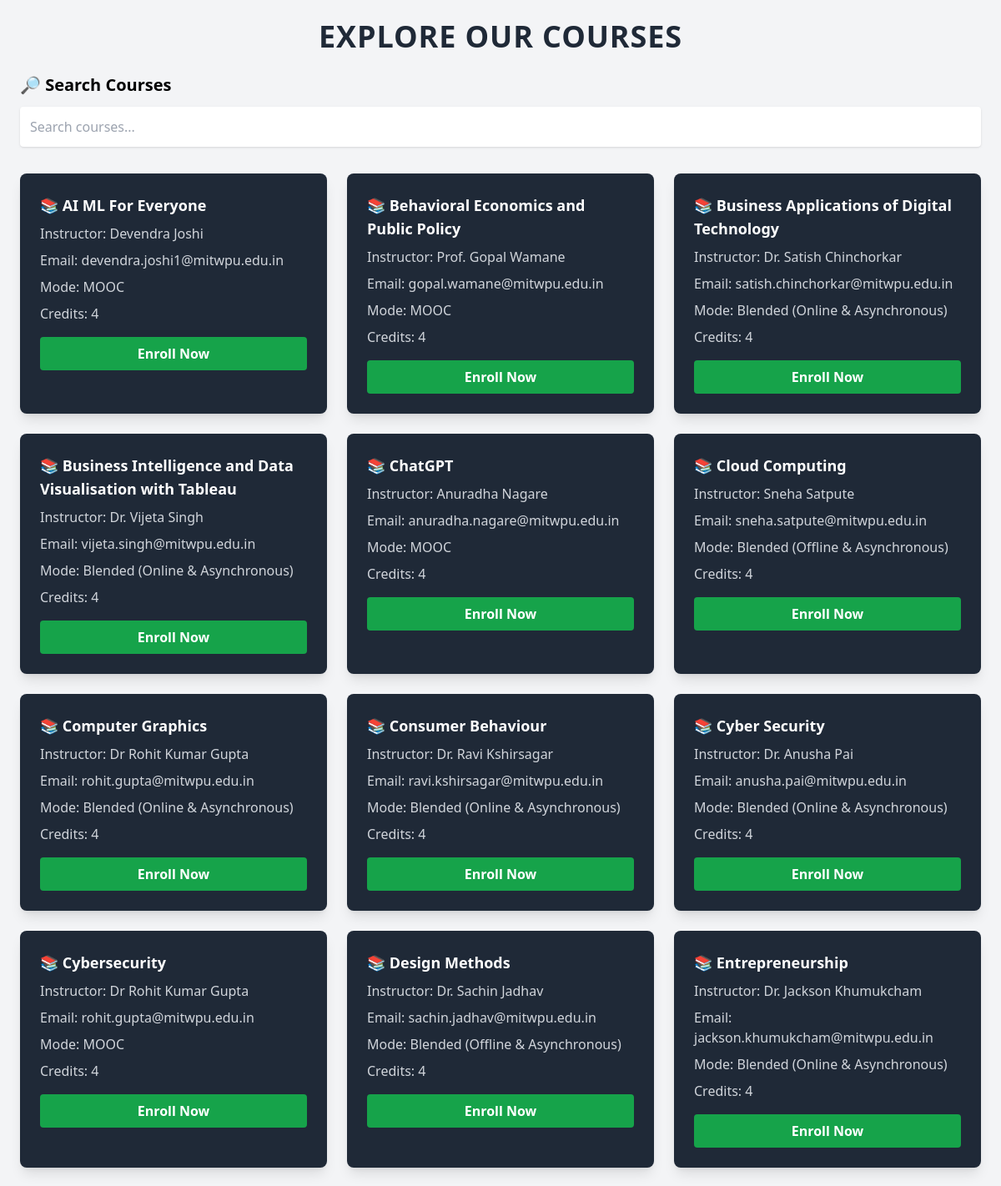
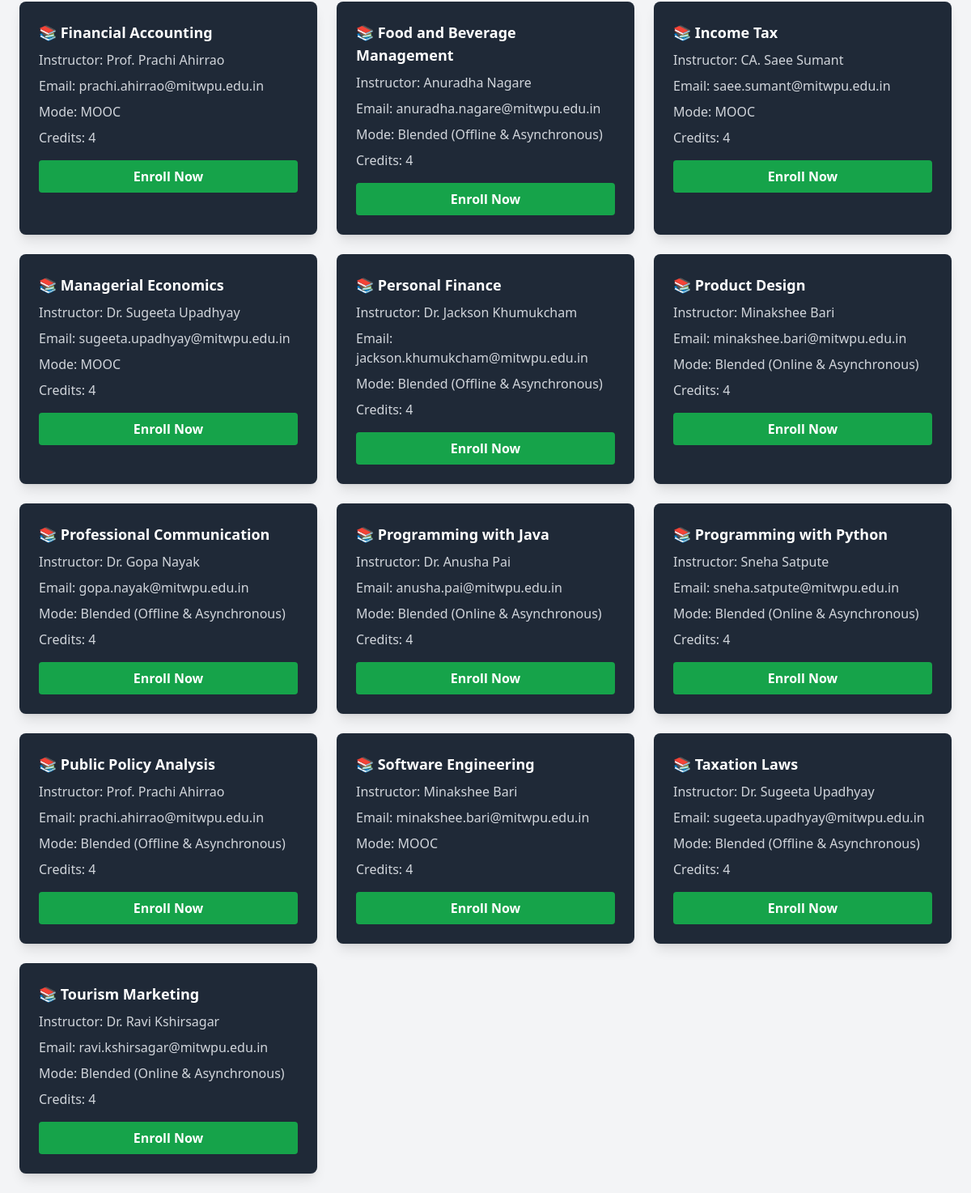
The page /dashboard/courses.php (signed in) on the database its author committed (2 pictures, top to bottom).
### tables this page shows
CREATE TABLE IF NOT EXISTS `elective_course` (
  `Course_ID` varchar(50) NOT NULL,
  `Elective_Name` varchar(100) DEFAULT NULL,
  `Credits` int DEFAULT NULL,
  `Department_ID` int DEFAULT NULL,
  `assigned_teacher` int DEFAULT NULL,
  PRIMARY KEY (`Course_ID`),
  KEY `Department_ID` (`Department_ID`),
  KEY `fk_assigned_teacher` (`assigned_teacher`)
);

CREATE TABLE IF NOT EXISTS `teacher` (
  `teacher_id` int NOT NULL,
  `teacher_Name` varchar(50) DEFAULT NULL,
  `Email` varchar(50) DEFAULT NULL,
  `Password_hash` varchar(100) NOT NULL DEFAULT 'Test@123',
  PRIMARY KEY (`teacher_id`)
);

CREATE TABLE IF NOT EXISTS `mode` (
  `Mode_ID` int NOT NULL AUTO_INCREMENT,
  `Mode_Type` varchar(50) DEFAULT NULL,
  PRIMARY KEY (`Mode_ID`),
  UNIQUE KEY `Mode_Type` (`Mode_Type`)
);

### dashboard/courses.php (the view, shortened to what this page needs)
<?php
require '../db.php';
$courses = $conn->query("
    SELECT
        ec.Course_ID,
        ec.Elective_Name,
        ec.Credits,
        t.teacher_Name,
        t.Email,
        m.Mode_Type
    FROM elective_course ec
    LEFT JOIN course_professor cp ON ec.Course_ID = cp.Course_ID
    LEFT JOIN teacher t ON cp.Professor_ID = t.teacher_id
    LEFT JOIN course_mode cm ON ec.Course_ID = cm.Course_ID
    LEFT JOIN mode m ON cm.Mode_ID = m.Mode_ID
    ORDER BY ec.Elective_Name
");
?>
<!DOCTYPE html>
<html lang="en">
<head>
    <script src="https://cdn.tailwindcss.com"></script>
</head>
<body class="bg-gray-100 p-6">
    <h2 class="text-4xl font-extrabold mb-6 text-gray-800 text-center uppercase tracking-wide">Explore Our Courses</h2>
    <div class="mb-8">
        <h3 class="text-xl font-semibold mb-3">🔎 Search Courses</h3>
        <input id="search" type="text" placeholder="Search courses..." onkeyup="filterCourses()"
               class="w-full p-3 rounded border-gray-300 shadow">
    </div>
    <div class="grid grid-cols-1 md:grid-cols-2 lg:grid-cols-3 gap-6">
        <?php while($course = $courses->fetch_assoc()): ?>
        <div class="course-card bg-gray-800 text-white p-6 rounded-lg shadow-lg hover:shadow-xl transition-transform duration-200">
            <h3 class="text-lg font-semibold mb-2">📚 <?= htmlspecialchars($course['Elective_Name']) ?></h3>
            <div class="space-y-2 text-gray-300">
                <p>Instructor: <?= htmlspecialchars($course['teacher_Name'] ?? 'TBA') ?></p>
                <p>Email: <?= htmlspecialchars($course['Email'] ?? 'N/A') ?></p>
                <p>Mode: <?= htmlspecialchars($course['Mode_Type']) ?></p>
                <p>Credits: <?= $course['Credits'] ?></p>
            </div>
            <button onclick="showEnrollModal('<?= $course['Course_ID'] ?>', '<?= $course['Elective_Name'] ?>')"
                    class="mt-4 bg-green-600 hover:bg-green-700 text-white font-bold py-2 px-4 rounded w-full transition-colors">
                Enroll Now
            </button>
        </div>
        <?php endwhile; ?>
    </div>
</body>
</html>

### rows shown on the page
elective_course: Elective_Name "AI ML For Everyone", teacher.teacher_Name "Devendra Joshi", teacher.Email "devendra.joshi1@mitwpu.edu.in", mode.Mode_Type "MOOC", Credits "4"
elective_course: Elective_Name "Behavioral Economics and Public Policy", teacher.teacher_Name "Prof. Gopal Wamane", teacher.Email "gopal.wamane@mitwpu.edu.in", mode.Mode_Type "MOOC", Credits "4"
elective_course: Elective_Name "Business Applications of Digital Technology", teacher.teacher_Name "Dr. Satish Chinchorkar", teacher.Email "satish.chinchorkar@mitwpu.edu.in", mode.Mode_Type "Blended (Online & Asynchronous)", Credits "4"
elective_course: Elective_Name "Business Intelligence and Data Visualisation with Tableau", teacher.teacher_Name "Dr. Vijeta Singh", teacher.Email "vijeta.singh@mitwpu.edu.in", mode.Mode_Type "Blended (Online & Asynchronous)", Credits "4"
elective_course: Elective_Name "ChatGPT", teacher.teacher_Name "Anuradha Nagare", teacher.Email "anuradha.nagare@mitwpu.edu.in", mode.Mode_Type "MOOC", Credits "4"
elective_course: Elective_Name "Cloud Computing", teacher.teacher_Name "Sneha Satpute", teacher.Email "sneha.satpute@mitwpu.edu.in", mode.Mode_Type "Blended (Offline & Asynchronous)", Credits "4"
elective_course: Elective_Name "Computer Graphics", teacher.teacher_Name "Dr Rohit Kumar Gupta", teacher.Email "rohit.gupta@mitwpu.edu.in", mode.Mode_Type "Blended (Online & Asynchronous)", Credits "4"
elective_course: Elective_Name "Consumer Behaviour", teacher.teacher_Name "Dr. Ravi Kshirsagar", teacher.Email "ravi.kshirsagar@mitwpu.edu.in", mode.Mode_Type "Blended (Online & Asynchronous)", Credits "4"
elective_course: Elective_Name "Cyber Security", teacher.teacher_Name "Dr. Anusha Pai", teacher.Email "anusha.pai@mitwpu.edu.in", mode.Mode_Type "Blended (Online & Asynchronous)", Credits "4"
elective_course: Elective_Name "Cybersecurity", teacher.teacher_Name "Dr Rohit Kumar Gupta", teacher.Email "rohit.gupta@mitwpu.edu.in", mode.Mode_Type "MOOC", Credits "4"
elective_course: Elective_Name "Design Methods", teacher.teacher_Name "Dr. Sachin Jadhav", teacher.Email "sachin.jadhav@mitwpu.edu.in", mode.Mode_Type "Blended (Offline & Asynchronous)", Credits "4"
elective_course: Elective_Name "Entrepreneurship", teacher.teacher_Name "Dr. Jackson Khumukcham", teacher.Email "jackson.khumukcham@mitwpu.edu.in", mode.Mode_Type "Blended (Online & Asynchronous)", Credits "4"
elective_course: Elective_Name "Financial Accounting", teacher.teacher_Name "Prof. Prachi Ahirrao", teacher.Email "prachi.ahirrao@mitwpu.edu.in", mode.Mode_Type "MOOC", Credits "4"
elective_course: Elective_Name "Food and Beverage Management", teacher.teacher_Name "Anuradha Nagare", teacher.Email "anuradha.nagare@mitwpu.edu.in", mode.Mode_Type "Blended (Offline & Asynchronous)", Credits "4"
elective_course: Elective_Name "Income Tax", teacher.teacher_Name "CA. Saee Sumant", teacher.Email "saee.sumant@mitwpu.edu.in", mode.Mode_Type "MOOC", Credits "4"
elective_course: Elective_Name "Managerial Economics", teacher.teacher_Name "Dr. Sugeeta Upadhyay", teacher.Email "sugeeta.upadhyay@mitwpu.edu.in", mode.Mode_Type "MOOC", Credits "4"
elective_course: Elective_Name "Personal Finance", teacher.teacher_Name "Dr. Jackson Khumukcham", teacher.Email "jackson.khumukcham@mitwpu.edu.in", mode.Mode_Type "Blended (Offline & Asynchronous)", Credits "4"
elective_course: Elective_Name "Product Design", teacher.teacher_Name "Minakshee Bari", teacher.Email "minakshee.bari@mitwpu.edu.in", mode.Mode_Type "Blended (Online & Asynchronous)", Credits "4"
elective_course: Elective_Name "Professional Communication", teacher.teacher_Name "Dr. Gopa Nayak", teacher.Email "gopa.nayak@mitwpu.edu.in", mode.Mode_Type "Blended (Offline & Asynchronous)", Credits "4"
elective_course: Elective_Name "Programming with Java", teacher.teacher_Name "Dr. Anusha Pai", teacher.Email "anusha.pai@mitwpu.edu.in", mode.Mode_Type "Blended (Online & Asynchronous)", Credits "4"
elective_course: Elective_Name "Programming with Python", teacher.teacher_Name "Sneha Satpute", teacher.Email "sneha.satpute@mitwpu.edu.in", mode.Mode_Type "Blended (Online & Asynchronous)", Credits "4"
elective_course: Elective_Name "Public Policy Analysis", teacher.teacher_Name "Prof. Prachi Ahirrao", teacher.Email "prachi.ahirrao@mitwpu.edu.in", mode.Mode_Type "Blended (Offline & Asynchronous)", Credits "4"
elective_course: Elective_Name "Software Engineering", teacher.teacher_Name "Minakshee Bari", teacher.Email "minakshee.bari@mitwpu.edu.in", mode.Mode_Type "MOOC", Credits "4"
elective_course: Elective_Name "Taxation Laws", teacher.teacher_Name "Dr. Sugeeta Upadhyay", teacher.Email "sugeeta.upadhyay@mitwpu.edu.in", mode.Mode_Type "Blended (Offline & Asynchronous)", Credits "4"
elective_course: Elective_Name "Tourism Marketing", teacher.teacher_Name "Dr. Ravi Kshirsagar", teacher.Email "ravi.kshirsagar@mitwpu.edu.in", mode.Mode_Type "Blended (Online & Asynchronous)", Credits "4"
